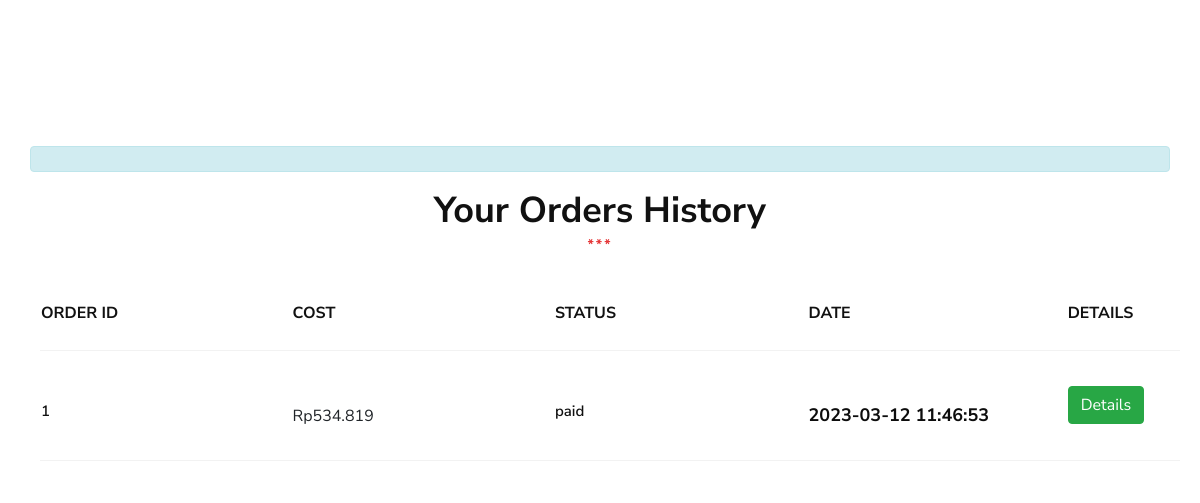
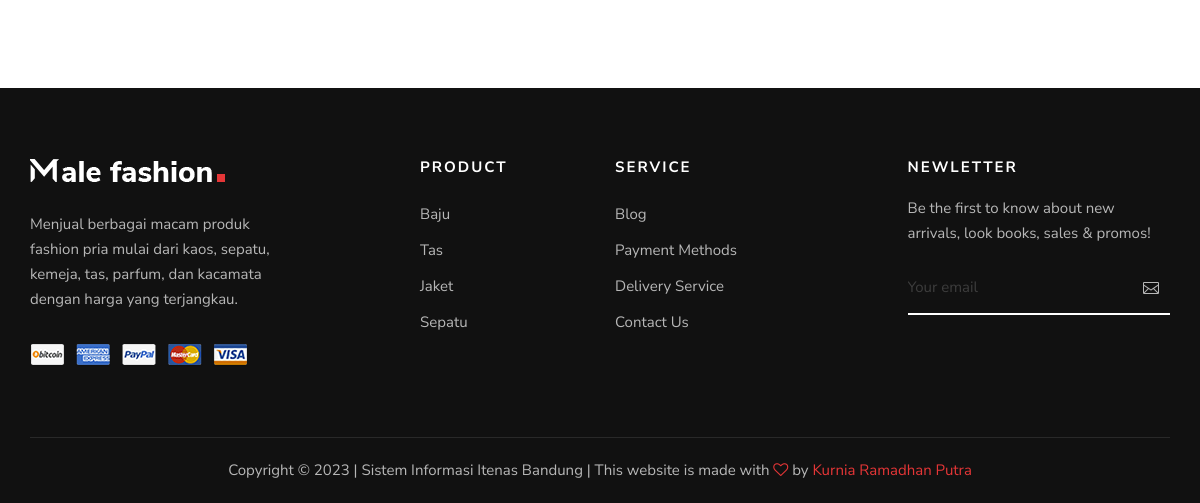
Page /account.php (signed in, lower part) on the earlier database version (2 pictures, top to bottom).
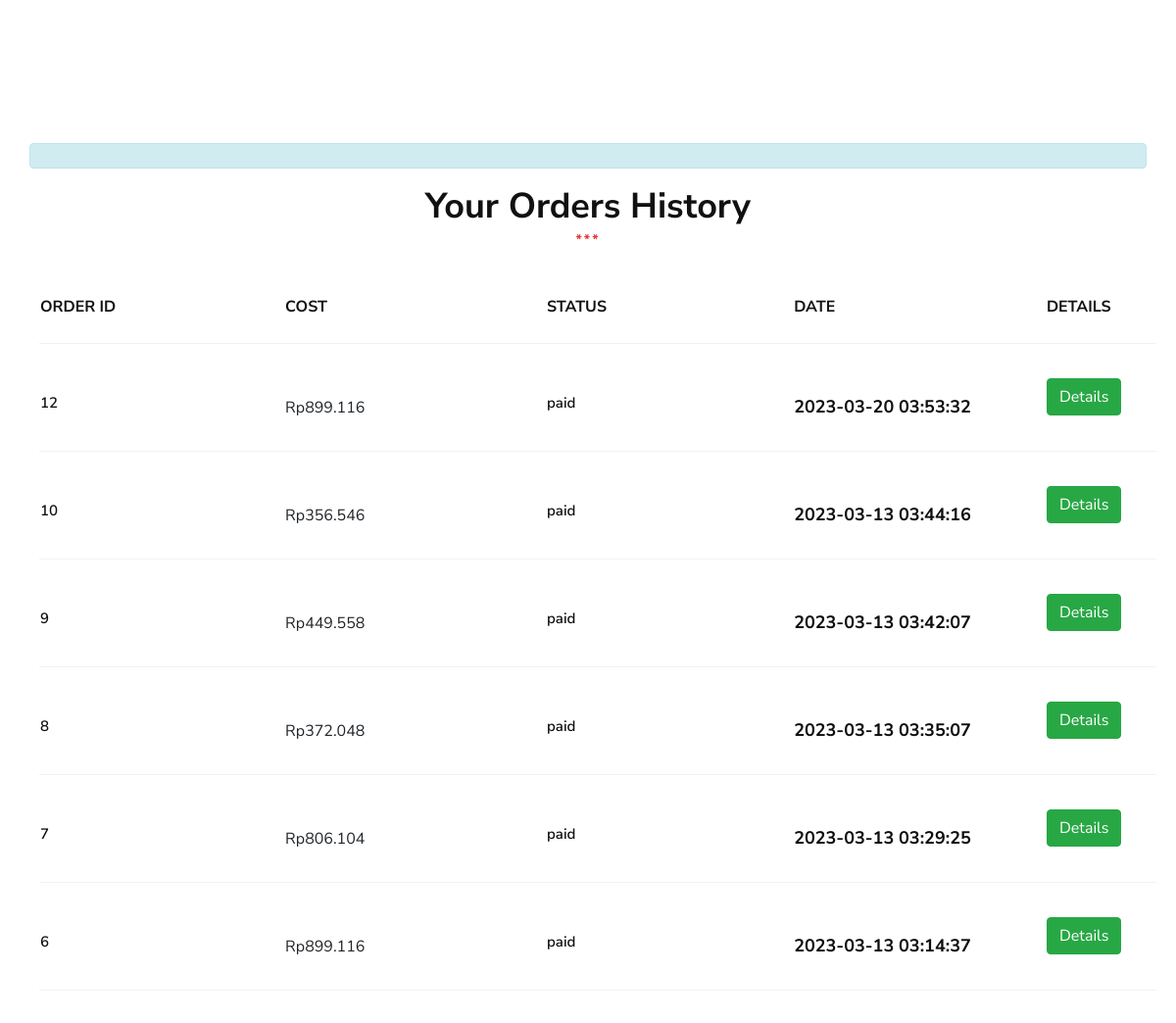
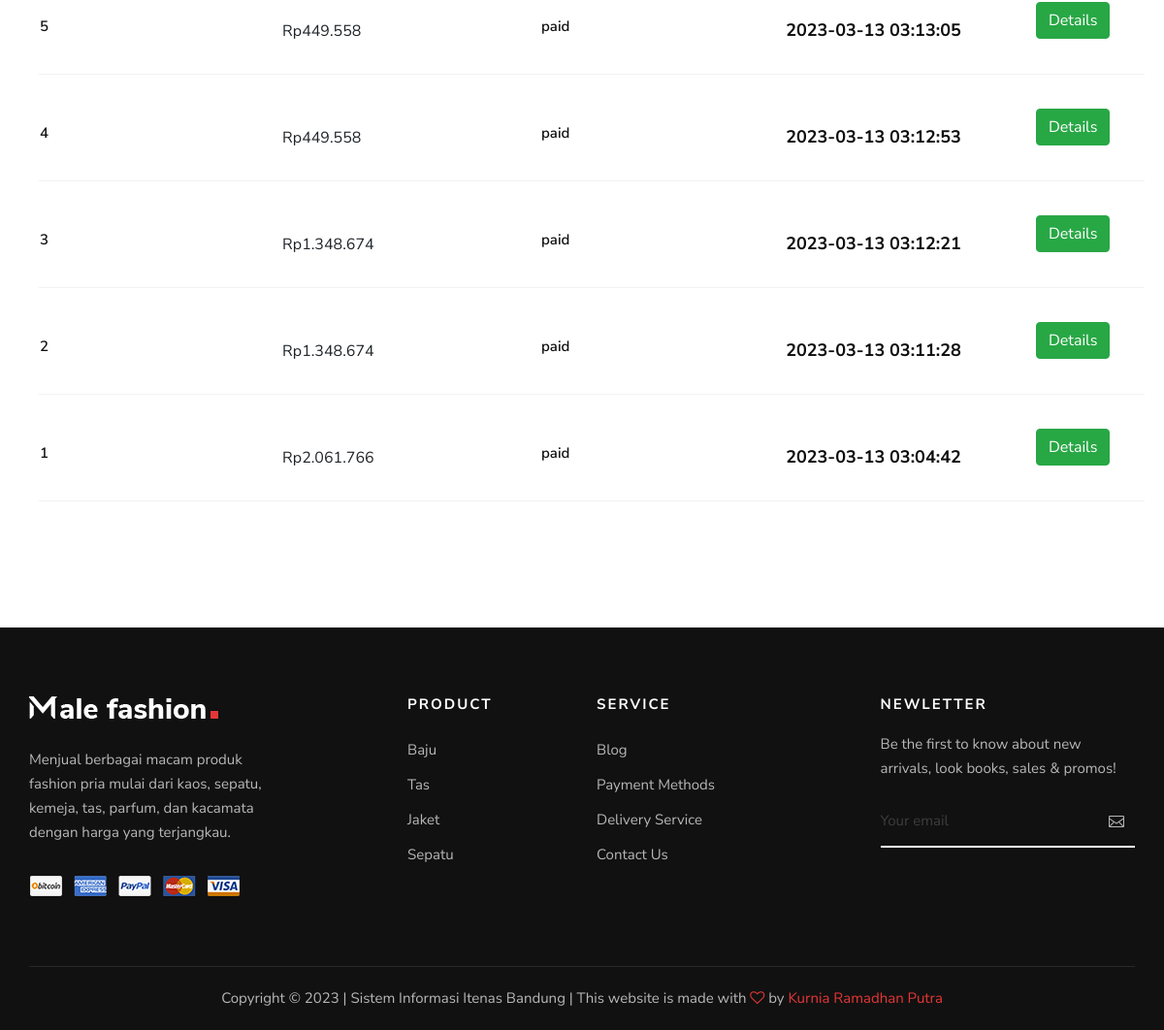
Same page on the later database version (2 pictures, top to bottom).
### tables this page shows
CREATE TABLE `orders` (
  `order_id` int(11) NOT NULL,
  `order_cost` decimal(10,2) NOT NULL,
  `order_status` varchar(100) NOT NULL DEFAULT 'on_hold',
  `user_id` int(11) NOT NULL,
  `user_phone` varchar(15) NOT NULL,
  `user_city` varchar(255) NOT NULL,
  `user_address` varchar(255) NOT NULL,
  `order_date` datetime NOT NULL DEFAULT current_timestamp()
);

### account.php (the view, shortened to what this page needs)
<?php
include('server/connection.php');
if (isset($_SESSION['logged_in'])) {
    $user_id = $_SESSION['user_id'];
    $query_orders = "SELECT * FROM orders WHERE user_id = ? ORDER BY order_date DESC";
    $stmt_orders = $conn->prepare($query_orders);
    $stmt_orders->bind_param('i', $user_id);
    $stmt_orders->execute();
    $user_orders = $stmt_orders->get_result();
}
?>
<?php
include('layouts/header.php');
?>
<section class="checkout spad">
</section>
<section id="orders" class="shopping-cart spad">
    <div class="container">
        <div class="row">
            <div class="col-lg-12">
                <div class="section-title">
                    <div class="alert alert-info" role="alert">
                    </div>
                    <h2>Your Orders History</h2>
                    <span>***</span>
                </div>
                <div class="shopping__cart__table">
                    <table>
                        <thead>
                            <tr>
                                <th>Order ID</th>
                                <th>Cost</th>
                                <th>Status</th>
                                <th>Date</th>
                                <th>Details</th>
                            </tr>
                        </thead>
                        <tbody>
                            <?php foreach ($user_orders as $order) { ?>
                                <tr>
                                    <td class="product__cart__item">
                                        <div class="product__cart__item__text">
                                            <h6><?php echo $order['order_id']; ?></h6>
                                        </div>
                                    </td>
                                    <td class="product__cart__item">
                                        <div class="product__cart__item__text">
                                            <?php echo setRupiah($order['order_cost'] * $kurs_dollar); ?>
                                        </div>
                                    </td>
                                    <td class="product__cart__item">
                                        <div class="product__cart__item__text">
                                            <h6><?php echo $order['order_status']; ?></h6>
                                        </div>
                                    </td>
                                    <td class="product__cart__item">
                                        <div class="product__cart__item__text">
                                            <h5><?php echo $order['order_date']; ?></h5>
                                        </div>
                                    </td>
                                    <form method="POST" action="order-details.php">
                                        <td class="cart__price">
                                            <input class="btn btn-success" name="order_details_btn" type="submit" value="Details" />
                                        </td>
                                    </form>
                                </tr>
                            <?php } ?>
                        </tbody>
                    </table>
                </div>
            </div>
        </div>
    </div>
</section>
<?php
include('layouts/footer.php');
?>
</body>
</html>

Differences in the rows shown:
added orders: order_id "12", setRupiah($order['order_cost']*$kurs_dollar) "Rp899.116", order_status "paid", order_date "2023-03-20 03:53:32"
added orders: order_id "10", setRupiah($order['order_cost']*$kurs_dollar) "Rp356.546", order_status "paid", order_date "2023-03-13 03:44:16"
added orders: order_id "9", setRupiah($order['order_cost']*$kurs_dollar) "Rp449.558", order_status "paid", order_date "2023-03-13 03:42:07"
added orders: order_id "8", setRupiah($order['order_cost']*$kurs_dollar) "Rp372.048", order_status "paid", order_date "2023-03-13 03:35:07"
added orders: order_id "7", setRupiah($order['order_cost']*$kurs_dollar) "Rp806.104", order_status "paid", order_date "2023-03-13 03:29:25"
added orders: order_id "6", setRupiah($order['order_cost']*$kurs_dollar) "Rp899.116", order_status "paid", order_date "2023-03-13 03:14:37"
added orders: order_id "5", setRupiah($order['order_cost']*$kurs_dollar) "Rp449.558", order_status "paid", order_date "2023-03-13 03:13:05"
added orders: order_id "4", setRupiah($order['order_cost']*$kurs_dollar) "Rp449.558", order_status "paid", order_date "2023-03-13 03:12:53"
added orders: order_id "3", setRupiah($order['order_cost']*$kurs_dollar) "Rp1.348.674", order_status "paid", order_date "2023-03-13 03:12:21"
added orders: order_id "2", setRupiah($order['order_cost']*$kurs_dollar) "Rp1.348.674", order_status "paid", order_date "2023-03-13 03:11:28"
changed orders id 1: setRupiah($order['order_cost']*$kurs_dollar) "Rp534.819" → "Rp2.061.766"; order_date "2023-03-12 11:46:53" → "2023-03-13 03:04:42"
